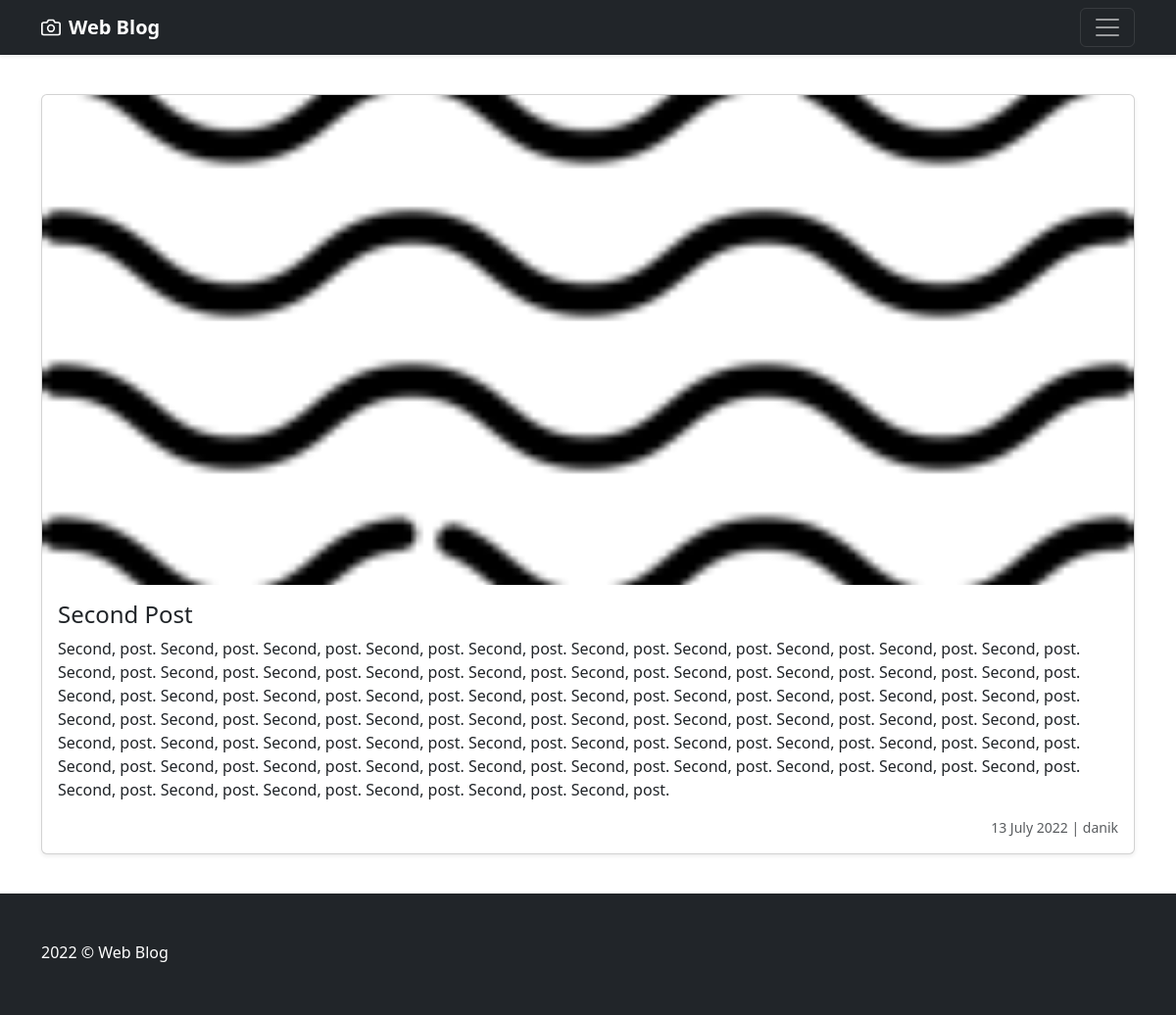
Screenshot of /post/2 with the database file from the repository.
### web_blog/models.py (models this page shows, shortened)
class Post(db.Model):
    id = db.Column(db.Integer, primary_key=True)
    title = db.Column(db.String(100), nullable=False)
    date_posted = db.Column(db.DateTime, nullable=False,
                            default=datetime.utcnow)
    content = db.Column(db.Text, nullable=False)
    user_id = db.Column(db.Integer, db.ForeignKey('user.id'),
                        nullable=False)
    image_file = db.Column(db.String(50), nullable=False,
                           default='default_post.png')

class User(db.Model, UserMixin):
    id = db.Column(db.Integer, primary_key=True)
    username = db.Column(db.String(20), unique=True, nullable=False)
    email = db.Column(db.String(100), unique=True, nullable=False)
    image_file = db.Column(db.String(50), nullable=False,
                           default='default.png')
    password = db.Column(db.String(60), nullable=False)
    posts = db.relationship('Post', backref='author', lazy=True)

### web_blog/posts/routes.py (the view)
@posts.route('/post/<int:post_id>')
def post(post_id):
    post = Post.query.get_or_404(post_id)
    author = User.query.get_or_404(post.user_id)
    return render_template('post.html', title=post.title, post=post, author=author)

### web_blog/templates/post.html (shortened to what this page needs)
{% extends 'layout.html' %}
{% block content %}
<div class="container">
    <div class="col-lg-12" style="min-height: 90vh; margin-top: 5vh; margin-bottom: 5vh;">
        <div class="col">
            <div class="card shadow-sm">
                <img class="post-pic"
                     src="{{ url_for('static', filename='post_pics/' + post.image_file) }}"
                     height="500px">
                <div class="card-body">
                    <h4 class="h4">{{ post.title }}</h4>
                    <p class="card-text">
                        {{ post.content }}
                    </p>
                    <div class="d-flex justify-content-between align-items-center">
                        <small class="text-muted">{{ post.date_posted.strftime('%d %B %Y') }} | {{ author.username }}</small>
                    </div>
                </div>
            </div>
        </div>
    </div>
</div>
{% endblock %}

### web_blog/templates/layout.html (style rules this page uses)
body { height: 100vh; align-items: center; }
.post-pic { object-fit: cover; }

### rows the page displays
Post: image_file (picture), title "Second Post", content "Second, post. Second, post. Second, post. Second, post. Second, post. Second, post. Second, post. Second, post. Second, post. Second, post. Second, post. Second, post. Second, post. Second, post. Second, post. Second, post. Second, post. Second, post. Second, post. Second, post. Second, post. Second, post. Second, post. Second, post. Second, post. Second, post. Second, post. Second, post. Second, post. Second, post. Second, post. Second, post. Second, post. Second, post. Second, post. Second, post. Second, post. Second, post. Second, post. Second, post. Second, post. Second, post. Second, post. Second, post. Second, post. Second, post. Second, post. Second, post. Second, post. Second, post.…", date_posted "13 July 2022"
User: username "danik"
